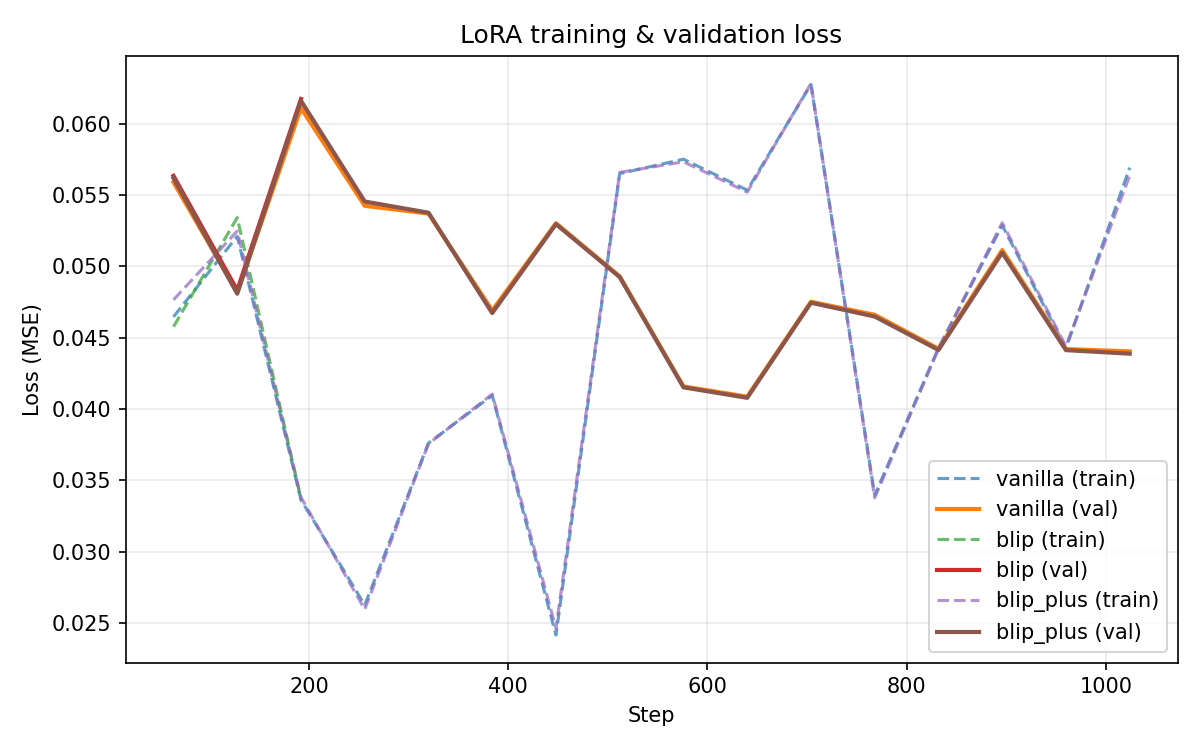
#> input picture runs/logs/compare_vanilla_blip_blipplus.png, 1200 x 750 px
$ python preprocess.py --dataset_name ../runs/logs --input_dir ../runs/logs
#> lines starting #> are read from the running program, lines starting #| are printed output that depends on the picture
# scripts/preprocess.py
import argparse, pathlib, json
from PIL import Image

def main():
    ap = argparse.ArgumentParser()
    ap.add_argument("--dataset_name", required=True)           # e.g. tattoo_v3
    ap.add_argument("--variant", default="vanilla")            # kept for backward compat; not used when images_only
    ap.add_argument("--input_dir", required=True)              # e.g. data/raw/tattoo_v3
    ap.add_argument("--size", type=int, default=512)
    ap.add_argument("--out_root", default="data/processed")    # base processed dir
    ap.add_argument("--images_only", action="store_true")      # NEW: only write images/
    args = ap.parse_args()

    in_root = pathlib.Path(args.input_dir)
    out_root = pathlib.Path(args.out_root) / args.dataset_name
    img_dir = out_root / "images"
    img_dir.mkdir(parents=True, exist_ok=True)

    count = 0
    exts = {".png", ".jpg", ".jpeg", ".webp"}
    for p in sorted(in_root.rglob("*")):
        if p.suffix.lower() not in exts:
            continue
        im = Image.open(p).convert("RGB")
        if im.size != (args.size, args.size):
            try:
                resample = Image.Resampling.LANCZOS
            except AttributeError:
                resample = Image.LANCZOS
            im = im.resize((args.size, args.size), resample)
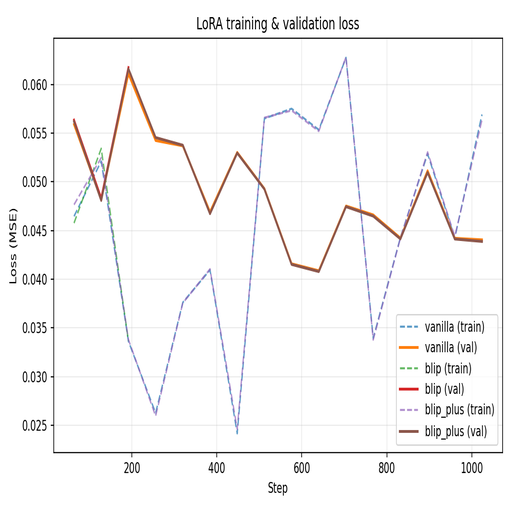
#> im: PIL image 512x512 RGB; mean R, G, B 247.6, 246.9, 247.1
        (img_dir / f"{count:06d}.png").parent.mkdir(parents=True, exist_ok=True)
        im.save(img_dir / f"{count:06d}.png")
        count += 1

    # meta
    (out_root / "preprocess_meta.json").write_text(
        json.dumps({"dataset_name": args.dataset_name, "size": args.size, "count": count}, indent=2),
        encoding="utf-8"
    )

    print(f"Processed {count} images → {img_dir}")
    # We intentionally do not write captions here anymore.
    # Caption scripts will populate data/processed/<dataset>/<variant>/captions

if __name__ == "__main__":
    main()
